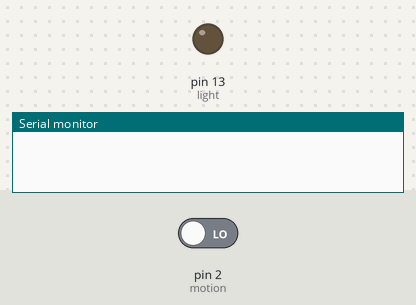
Recording of a sketch running on a simulated Arduino Uno, built with avr-gcc and run on an emulated ATmega328P. On the bench: output pins drawn as LEDs (lit = HIGH), the last lines printed to the serial monitor. The test bench sets the inputs (shaded band); at power-on: pin 2 (motion) LOW.

Above: at 1.2 s.
1.3 s: pin 2 (motion) driven HIGH
At 1.8 s:
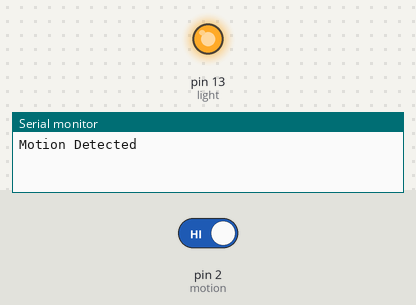
2.8 s: pin 2 (motion) driven LOW
At 4.2 s:
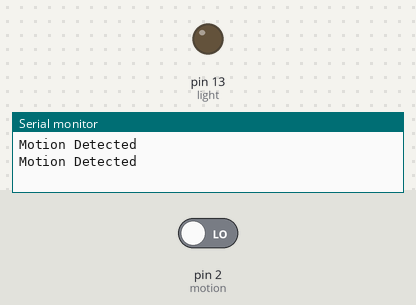
Timing chart, 0 to 5.8 s (numbered marks = the images above; inputs shaded):
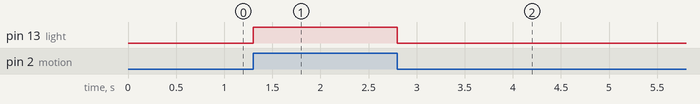

The sketch:

task1.2.ino
```cpp
int motion = 2; // the number of the motion pin
int light = 13; // the number of the LED pin
volatile int state = 0;

void setup() {
  //initialize the motion pin as input
  pinMode (motion,INPUT);
  //initialize the LED pin as output
  pinMode (light, OUTPUT);

  Serial.begin(9600);
  //attach an interrupt to the ISR vector
  attachInterrupt(0, pin_ISR, CHANGE);

}

void loop() {
   //nothing here
}

void pin_ISR(){
  state = digitalRead(motion);
  digitalWrite(light, state);
  Serial.println("Motion Detected"); //print out output in serial monitor
}
```

Measured:
- after the input at 1.3 s, pin 13 (light): LOW → HIGH at once
- after the input at 2.8 s, pin 13 (light): HIGH → LOW at once
